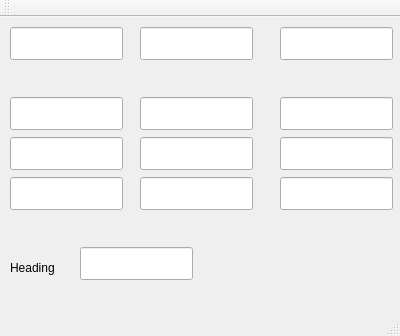
<?xml version="1.0" encoding="UTF-8"?>
<ui version="4.0">
 <class>MainWindow</class>
 <widget class="QMainWindow" name="MainWindow">
  <property name="geometry">
   <rect>
    <x>0</x>
    <y>0</y>
    <width>400</width>
    <height>336</height>
   </rect>
  </property>
  <property name="windowTitle">
   <string>MainWindow</string>
  </property>
  <widget class="QWidget" name="centralWidget">
   <widget class="QLabel" name="label">
    <property name="geometry">
     <rect>
      <x>10</x>
      <y>240</y>
      <width>67</width>
      <height>21</height>
     </rect>
    </property>
    <property name="text">
     <string>Heading</string>
    </property>
   </widget>
   <widget class="QLineEdit" name="headingEdit">
    <property name="geometry">
     <rect>
      <x>80</x>
      <y>230</y>
      <width>113</width>
      <height>33</height>
     </rect>
    </property>
    <property name="alignment">
     <set>Qt::AlignRight|Qt::AlignTrailing|Qt::AlignVCenter</set>
    </property>
    <property name="readOnly">
     <bool>true</bool>
    </property>
   </widget>
   <widget class="QLineEdit" name="psiEdit">
    <property name="geometry">
     <rect>
      <x>10</x>
      <y>10</y>
      <width>113</width>
      <height>33</height>
     </rect>
    </property>
    <property name="alignment">
     <set>Qt::AlignRight|Qt::AlignTrailing|Qt::AlignVCenter</set>
    </property>
    <property name="readOnly">
     <bool>true</bool>
    </property>
   </widget>
   <widget class="QLineEdit" name="thetaEdit">
    <property name="geometry">
     <rect>
      <x>140</x>
      <y>10</y>
      <width>113</width>
      <height>33</height>
     </rect>
    </property>
    <property name="alignment">
     <set>Qt::AlignRight|Qt::AlignTrailing|Qt::AlignVCenter</set>
    </property>
    <property name="readOnly">
     <bool>true</bool>
    </property>
   </widget>
   <widget class="QLineEdit" name="phiEdit">
    <property name="geometry">
     <rect>
      <x>280</x>
      <y>10</y>
      <width>113</width>
      <height>33</height>
     </rect>
    </property>
    <property name="alignment">
     <set>Qt::AlignRight|Qt::AlignTrailing|Qt::AlignVCenter</set>
    </property>
    <property name="readOnly">
     <bool>true</bool>
    </property>
   </widget>
   <widget class="QLineEdit" name="YaccEdit">
    <property name="geometry">
     <rect>
      <x>140</x>
      <y>80</y>
      <width>113</width>
      <height>33</height>
     </rect>
    </property>
    <property name="alignment">
     <set>Qt::AlignRight|Qt::AlignTrailing|Qt::AlignVCenter</set>
    </property>
    <property name="readOnly">
     <bool>true</bool>
    </property>
   </widget>
   <widget class="QLineEdit" name="XaccEdit">
    <property name="geometry">
     <rect>
      <x>10</x>
      <y>80</y>
      <width>113</width>
      <height>33</height>
     </rect>
    </property>
    <property name="alignment">
     <set>Qt::AlignRight|Qt::AlignTrailing|Qt::AlignVCenter</set>
    </property>
    <property name="readOnly">
     <bool>true</bool>
    </property>
   </widget>
   <widget class="QLineEdit" name="ZaccEdit">
    <property name="geometry">
     <rect>
      <x>280</x>
      <y>80</y>
      <width>113</width>
      <height>33</height>
     </rect>
    </property>
    <property name="alignment">
     <set>Qt::AlignRight|Qt::AlignTrailing|Qt::AlignVCenter</set>
    </property>
    <property name="readOnly">
     <bool>true</bool>
    </property>
   </widget>
   <widget class="QLineEdit" name="YgyroEdit">
    <property name="geometry">
     <rect>
      <x>140</x>
      <y>120</y>
      <width>113</width>
      <height>33</height>
     </rect>
    </property>
    <property name="alignment">
     <set>Qt::AlignRight|Qt::AlignTrailing|Qt::AlignVCenter</set>
    </property>
    <property name="readOnly">
     <bool>true</bool>
    </property>
   </widget>
   <widget class="QLineEdit" name="XgyroEdit">
    <property name="geometry">
     <rect>
      <x>10</x>
      <y>120</y>
      <width>113</width>
      <height>33</height>
     </rect>
    </property>
    <property name="alignment">
     <set>Qt::AlignRight|Qt::AlignTrailing|Qt::AlignVCenter</set>
    </property>
    <property name="readOnly">
     <bool>true</bool>
    </property>
   </widget>
   <widget class="QLineEdit" name="ZgyroEdit">
    <property name="geometry">
     <rect>
      <x>280</x>
      <y>120</y>
      <width>113</width>
      <height>33</height>
     </rect>
    </property>
    <property name="alignment">
     <set>Qt::AlignRight|Qt::AlignTrailing|Qt::AlignVCenter</set>
    </property>
    <property name="readOnly">
     <bool>true</bool>
    </property>
   </widget>
   <widget class="QLineEdit" name="YmagEdit">
    <property name="geometry">
     <rect>
      <x>140</x>
      <y>160</y>
      <width>113</width>
      <height>33</height>
     </rect>
    </property>
    <property name="alignment">
     <set>Qt::AlignRight|Qt::AlignTrailing|Qt::AlignVCenter</set>
    </property>
    <property name="readOnly">
     <bool>true</bool>
    </property>
   </widget>
   <widget class="QLineEdit" name="XmagEdit">
    <property name="geometry">
     <rect>
      <x>10</x>
      <y>160</y>
      <width>113</width>
      <height>33</height>
     </rect>
    </property>
    <property name="alignment">
     <set>Qt::AlignRight|Qt::AlignTrailing|Qt::AlignVCenter</set>
    </property>
    <property name="readOnly">
     <bool>true</bool>
    </property>
   </widget>
   <widget class="QLineEdit" name="ZmagEdit">
    <property name="geometry">
     <rect>
      <x>280</x>
      <y>160</y>
      <width>113</width>
      <height>33</height>
     </rect>
    </property>
    <property name="alignment">
     <set>Qt::AlignRight|Qt::AlignTrailing|Qt::AlignVCenter</set>
    </property>
    <property name="readOnly">
     <bool>true</bool>
    </property>
   </widget>
  </widget>
  <widget class="QMenuBar" name="menuBar">
   <property name="geometry">
    <rect>
     <x>0</x>
     <y>0</y>
     <width>400</width>
     <height>27</height>
    </rect>
   </property>
  </widget>
  <widget class="QToolBar" name="mainToolBar">
   <attribute name="toolBarArea">
    <enum>TopToolBarArea</enum>
   </attribute>
   <attribute name="toolBarBreak">
    <bool>false</bool>
   </attribute>
  </widget>
  <widget class="QStatusBar" name="statusBar"/>
 </widget>
 <layoutdefault spacing="6" margin="11"/>
 <resources/>
 <connections/>
</ui>
